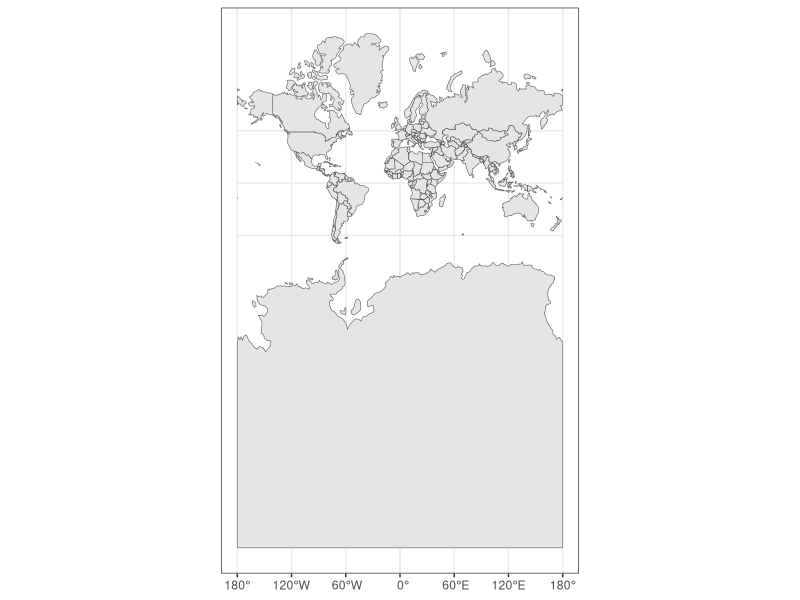
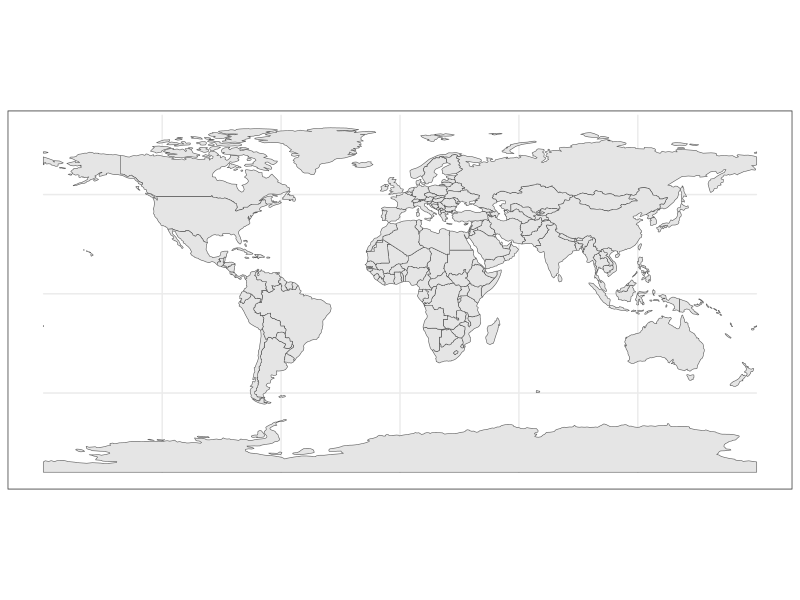
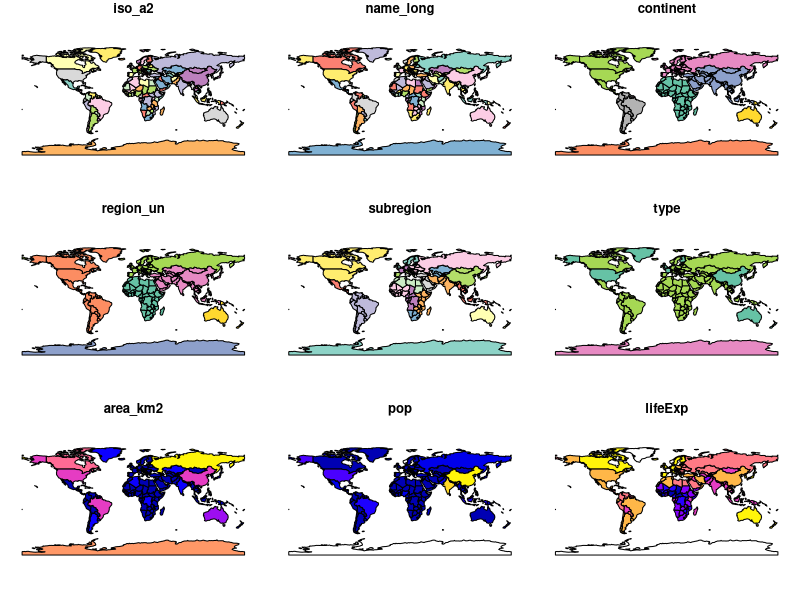
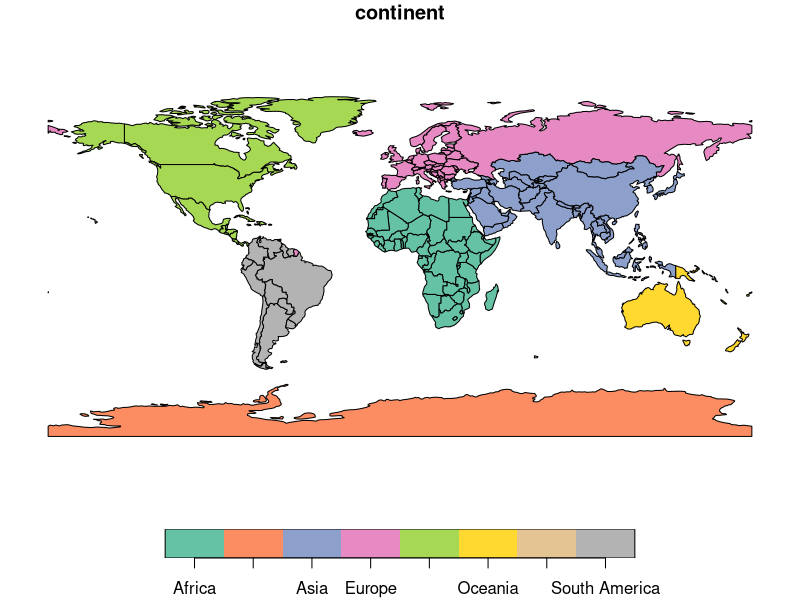
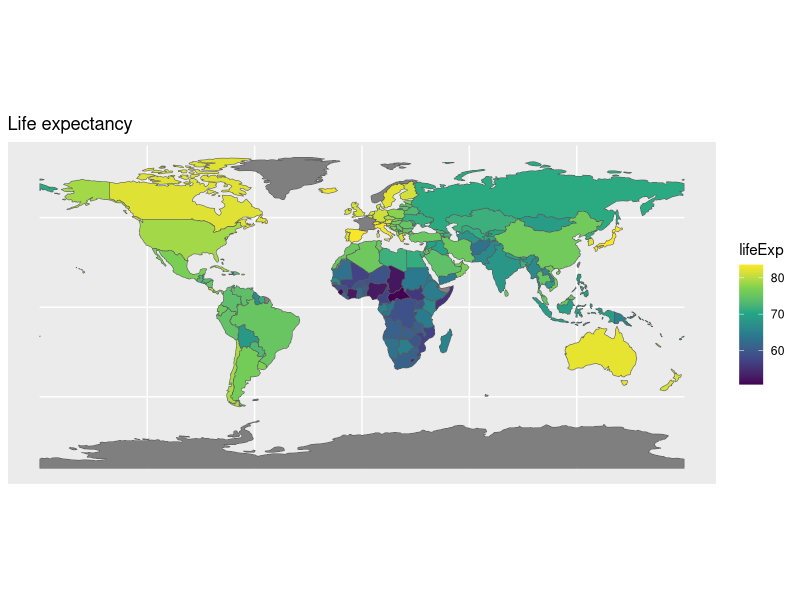

Here is the R script that generated these plots, in order:
## ---- chunk 1
# figures formatting setup
#none of this is seen on the slides!!!!!!!!
options(htmltools.dir.version = FALSE)
library(knitr)
opts_chunk$set(
  prompt = T,
  fig.align="center", #fig.width=6, fig.height=4.5, 
  # out.width="748px", #out.length="520.75px",
  dpi=300, #fig.path='Figs/',
  cache=F, #echo=F, warning=F, message=F
  engine.opts = list(bash = "-l")
  )

## Next hook based on this SO answer: https://stackoverflow.com/a/39025054
knit_hooks$set(
  prompt = function(before, options, envir) {
    options(
      prompt = if (options$engine %in% c('sh','bash')) '$ ' else 'R> ',
      continue = if (options$engine %in% c('sh','bash')) '$ ' else '+ '
      )
})

knitr::opts_chunk$set(warning = FALSE, message = FALSE) 


library(tidyverse)
library(spData)
library(sf) 
library(gridExtra)
library(units)
## ---- chunk 2
st_crs(world)
## ---- chunk 3
world %>% 
  select(iso_a2, name_long, continent, subregion, area_km2) %>% 
  head(3)
## ---- chunk 4
st_crs(world)
## ---- chunk 5
st_crs(world)$srid

## ---- chunk 6
st_crs(world)$proj4string
## ---- chunk 7
world_mercator <- world %>% 
  st_set_crs(3857)

st_crs(world_mercator)$srid
## ---- chunk 8
world %>% 
  ggplot() +
  geom_sf() +
  coord_sf(crs = st_crs(3857)) + 
  theme_bw()
## ---- chunk 9
st_crs(world)$srid
## ---- chunk 10
world %>% 
  ggplot() +
  geom_sf() +
  coord_sf(crs = st_crs(4326)) + 
  theme_bw()
## ---- chunk 11
germany_area <- world %>%
  filter(iso_a2 == "DE") %>% 
  st_area() %>% 
  units::set_units(km^2)
## ---- chunk 12
print(germany_area)
## ---- chunk 13
de <- world %>% 
  filter(iso_a2 == "DE") %>% st_centroid()
au <- world %>% 
  filter(iso_a2 == "AU") %>% st_centroid()
## ---- chunk 14
print(set_units((st_distance(de, au)), km))
## ---- chunk 15
plot(world)
## ---- chunk 16
plot(world['continent'])
## ---- chunk 17
world %>%
  ggplot() +
  geom_sf(aes(fill = lifeExp)) +  
  scale_fill_viridis_c() +
  ggtitle("Life expectancy")
